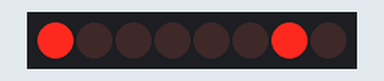
Recording of a sketch running on a simulated Arduino Uno, built with avr-gcc and run on an emulated ATmega328P. On the bench: 8 shift-register outputs drawn as a row of LEDs (first output left, lit = HIGH). Wiring (inferred from the names in the program): shift register (74HC595): data pin 13; shift clock pin 12; latch pin 11; OE pin 10. Wiring (inferred from the signals the program sends): row of LEDs: on Q0, Q1, Q2, Q3, Q4, Q5, Q6, Q7.

Above: at 0.1 s.
Timing chart, 0 to 1.6 s (numbered marks = the images above):
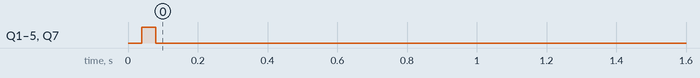

The sketch:

MatrixControl01.ino
```cpp
//int Row0 = 4;int Row1 = 5;int Row2 = 6;int Row3 = 7;int Row4 = 8;int Row5 = 9;

int Data = 13;
int OE = 10;
int Latch = 11;
int Clock = 12;
int Row[6]={4,5,6,7,8,9};
int DisplayData[ 4 ][ 6 ] = { { 0,0,0,0,0,0},
                              { 0,0,0,0,0,0},
                              { 1,0,0,64,0,0},
                              { 0,0,0,0,0,0}
                           };

int Counter = 0;
int i =0;
long int time_now=0;
long int GameTimer=0;
int GameClock=0;

void betterdelay(int period){     // My Delay
time_now = millis();
do {
  //Serial.println(millis() - time_now);
   } while ((unsigned long)(millis() - time_now) < period);

}


void DispOUT(){
  for (int ROW = 0; ROW <= 5; ROW++) {
      for (int Register = 0; Register <= 3; Register++) {
           digitalWrite(Latch, LOW);
           shiftOut(Data, Clock, MSBFIRST, (255-DisplayData[Register][ROW]));

           digitalWrite(Latch, HIGH);
          }
      digitalWrite(Row[ROW],LOW);
      betterdelay(1);
      digitalWrite(Row[ROW],HIGH);
      }

}


void setup() {
  Serial.begin(9600);
  for (int i = 0; i <= 5; i++) {
    pinMode (Row[i],OUTPUT);
    digitalWrite (Row[i],LOW);
  }
  pinMode (Data,OUTPUT);  pinMode (OE,OUTPUT);  pinMode (Latch,OUTPUT);  pinMode (Clock,OUTPUT);
  digitalWrite (OE,LOW);
  //analogWrite (OE,100);
  digitalWrite (Latch,LOW);

}

void loop() {
DispOUT();

}
```

Measured:
- by itself, Q1–5, Q7: LOW → HIGH at 0.04 s, → LOW 0.04 s later
